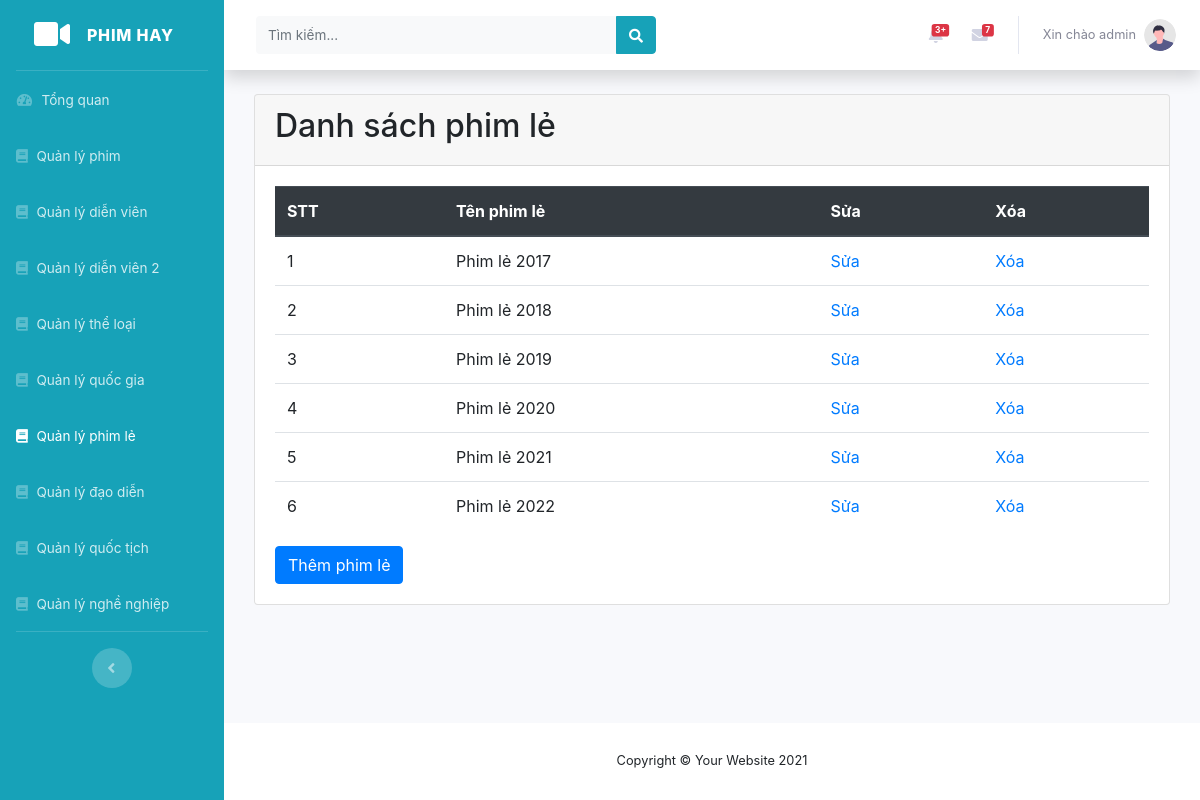
The app's page /admin/phimle.php (signed in) with its own data.
### tables this page shows
CREATE TABLE `phimle` (
  `ID_PhimLe` int(50) NOT NULL,
  `TenPhimLe` varchar(50) NOT NULL
);

### admin/phimle/danhsach.php (the view, shortened to what this page needs)
<?php
    $sql = "SELECT * FROM phimle";
    $phimle = mysqli_query($conn, $sql);
?>
<div class="container-fluid">
    <div class="card">
        <div class="card-header">
            <h2>Danh sách phim lẻ</h2>
        </div>
        <div class="card-body">
            <table class="table">
                <thead class="thead-dark">
                    <tr>
                        <th>STT</th>
                        <th>Tên phim lẻ</th>
                        <th>Sửa</th>
                        <th>Xóa</th>
                    </tr>
                </thead>
                <tbody>
                    <?php
                    $i = 1;
                        while($row = mysqli_fetch_assoc($phimle)){?>
                            <tr>
                                <td><?php echo $i++; ?></td>
                                <td><?php echo $row['TenPhimLe'];?></td>
                                <td>
                                    <a href="phimle.php?layout_PL=sua&id=<?php echo $row['ID_PhimLe'];?>">Sửa</a>
                                </td>
                                <td>
                                    <a onclick="return Del('<?php echo $row['TenPhimLe'];?>')" href="phimle.php?layout_PL=xoa&id=<?php echo $row['ID_PhimLe'];?>">Xóa</a>
                                </td>
                            </tr>
                        <?php
                        }?>
                </tbody>
            </table>
                <a class="btn btn-primary" href="phimle.php?layout_PL=them">Thêm phim lẻ</a>
        </div>
    </div>
</div>

### records on screen
phimle: TenPhimLe "Phim lẻ 2017"
phimle: TenPhimLe "Phim lẻ 2018"
phimle: TenPhimLe "Phim lẻ 2019"
phimle: TenPhimLe "Phim lẻ 2020"
phimle: TenPhimLe "Phim lẻ 2021"
phimle: TenPhimLe "Phim lẻ 2022"
